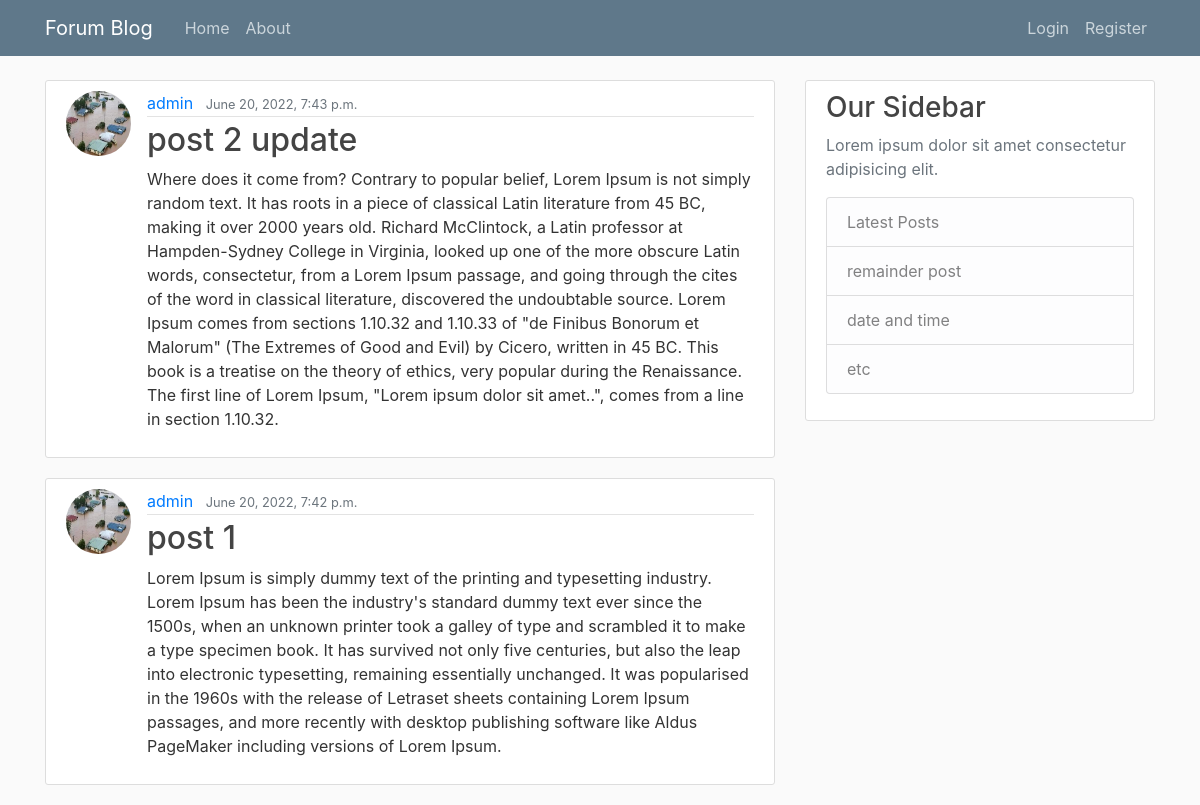
Before: / with the older database file.
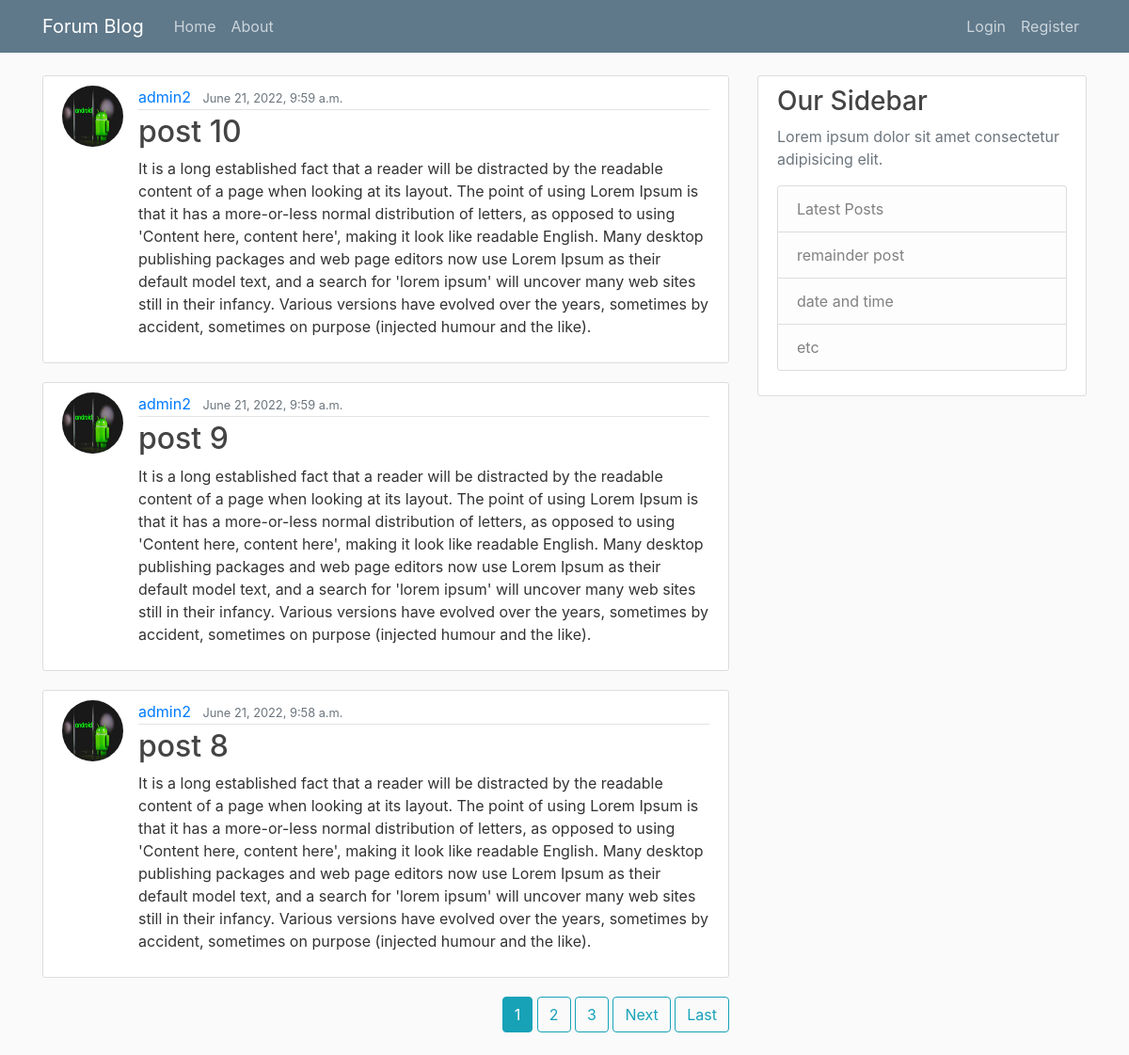
After: the same page with the newer database file.
### blog/models.py (models this page shows, shortened)
class Post(models.Model):
    title =  models.CharField(max_length=1000, null=True, blank=True)
    content = models.TextField(null=True, blank=True)
    date_post = models.DateTimeField(auto_now_add=True,  null=True, blank=True)
    author = models.ForeignKey(User, on_delete=models.CASCADE,  null=True, blank=True)

### user/models.py (models this page shows, shortened)
class Profile(models.Model):
    user = models.OneToOneField(User, on_delete=models.CASCADE, null=True, blank=True)
    name = models.CharField(max_length=255, null = True, blank= False)
    about = models.CharField(max_length=1000, null = True, blank= False)
    location = models.CharField(max_length=255, null = True, blank= False)
    image = models.ImageField(default='nophoto.jpg', upload_to = 'avater/', null = True, blank= False)

### blog/views.py (the view)
# urls.py: path('', PostListView.as_view(), name='blog-home'),
class PostListView(ListView):
    model = Post
    template_name = 'blog/home.html'
    context_object_name = 'posts'
    ordering = ['-date_post']
    paginate_by = 3

### blog/templates/blog/home.html (shortened to what this page needs)
{% extends "blog/base.html" %}
{% block content %}
    {% for post in posts %}
    <article class="media content-section">
      <img class="rounded-circle article-img" src="{{ post.author.profile.image.url }}">
      <div class="media-body">
          <div class="article-metadata">
            <a class="mr-2" href="{% url 'user-posts' post.author.username %}">{{ post.author }}</a>
            <small class="text-muted">{{ post.date_post}}</small>
          </div>
          <h2><a class="article-title" href="{% url 'post-detail' post.id %}">{{ post.title }}</a></h2>
          <p class="article-content">{{ post.content }}</p>
        </div>
      </article>
    {% endfor %}
    <div class="float-right">
    {% if is_paginated %}
    {% for num in page_obj.paginator.page_range %}
      {% if page_obj.number == num %}
        <a class="btn btn-info mb-4" href="?page={{ num }}">{{ num }}</a>
      {% elif num > page_obj.number|add:'-3' and num < page_obj.number|add:'3' %}
        <a class="btn btn-outline-info mb-4" href="?page={{ num }}">{{ num }}</a>
      {% endif %}
    {% endfor %}
    {% if page_obj.has_next %}
      <a class="btn btn-outline-info mb-4" href="?page={{ page_obj.next_page_number }}">Next</a>
      <a class="btn btn-outline-info mb-4" href="?page={{ page_obj.paginator.num_pages }}">Last</a>
    {% endif %}
  {% endif %}
</div>
{% endblock content %}

### blog/templates/blog/base.html (shortened to what this page needs)
{% load static %}
<!DOCTYPE html>
<html>
<head>
    <link rel="stylesheet" href="https://maxcdn.bootstrapcdn.com/bootstrap/4.0.0/css/bootstrap.min.css">
    <link rel="stylesheet" type="text/css" href="{% static 'blog/main.css' %}">
</head>
<body>
    <header class="site-header">
      <nav class="navbar navbar-expand-md navbar-dark bg-steel fixed-top">
        <div class="container">
          <a class="navbar-brand mr-4" href="{% url 'blog-home' %}">Forum Blog</a>
          <div class="collapse navbar-collapse" id="navbarToggle">
            <div class="navbar-nav mr-auto">
              <a class="nav-item nav-link" href="{% url 'blog-home' %}">Home</a>
              <a class="nav-item nav-link" href="{% url 'blog-about' %}">About</a>
            </div>
            <div class="navbar-nav">
              {% if user.is_authenticated %}
              <a class="nav-item nav-link" href="{% url 'profile' %}">Profile</a>
              <a class="nav-item nav-link" href="{% url 'post-create' %}">Create Post</a>
              <a class="nav-item nav-link" href="{% url 'logout' %}">Logout</a>
              {% else %}
              <a class="nav-item nav-link" href="{% url 'login' %}">Login</a>
              <a class="nav-item nav-link" href="{% url 'register' %}">Register</a>
              {% endif %}
            </div>
          </div>
        </div>
      </nav>
    </header>
    <main role="main" class="container">
      <div class="row">
        <div class="col-md-8">
          {% block content %}{% endblock %}
        </div>
        <div class="col-md-4">
          <div class="content-section">
            <h3>Our Sidebar</h3>
            <p class='text-muted'>Lorem ipsum dolor sit amet consectetur adipisicing elit.
              <ul class="list-group">
                <li class="list-group-item list-group-item-light">Latest Posts</li>
                <li class="list-group-item list-group-item-light">remainder post</li>
                <li class="list-group-item list-group-item-light">date and time</li>
                <li class="list-group-item list-group-item-light">etc</li>
              </ul>
            </p>
          </div>
        </div>
      </div>
    </main>
</body>
</html>

### blog/static/blog/main.css (style rules this page uses)
body { background: #fafafa; color: #333333; margin-top: 5rem; }
h1, h2, h3, h4, h5, h6 { color: #444444; }
ul { margin: 0; }
.bg-steel { background-color: #5f788a; }
.site-header .navbar-nav .nav-link { color: #cbd5db; }
.content-section { background: #ffffff; padding: 10px 20px; border: 1px solid #dddddd; border-radius: 3px; margin-bottom: 20px; }
.article-title { color: #444444; }
.article-content { white-space: pre-line; }
.article-img { height: 65px; width: 65px; margin-right: 16px; }
.article-metadata { padding-bottom: 1px; margin-bottom: 4px; border-bottom: 1px solid #e3e3e3 }

Changed rows visible on the page:
no longer on this page (row unchanged): Post: author.profile.image (picture), author "admin", date_post "June 20, 2022, 7:43 p.m.", title "post 2 update", content "Where does it come from? Contrary to popular belief, Lorem Ipsum is not simply random text. It has roots in a piece of classical Latin literature from 45 BC, making it over 2000 years old. Richard McClintock, a Latin professor at Hampden-Sydney College in Virginia, looked up one of the more obscure Latin words, consectetur, from a Lorem Ipsum passage, and going through the cites of the word in classical literature, discovered the undoubtable source. Lorem Ipsum comes from sections 1.10.32 and 1.10.33 of \"de Finibus Bonorum et Malorum\" (The Extremes of Good and Evil) by Cicero, written in 45 BC. This book is a treatise on the theory of ethics, very popular during the Renaissance. The first…"
no longer on this page (row unchanged): Post: author.profile.image (picture), author "admin", date_post "June 20, 2022, 7:42 p.m.", title "post 1", content "Lorem Ipsum is simply dummy text of the printing and typesetting industry. Lorem Ipsum has been the industry's standard dummy text ever since the 1500s, when an unknown printer took a galley of type and scrambled it to make a type specimen book. It has survived not only five centuries, but also the leap into electronic typesetting, remaining essentially unchanged. It was popularised in the 1960s with the release of Letraset sheets containing Lorem Ipsum passages, and more recently with desktop publishing software like Aldus PageMaker including versions of Lorem Ipsum."
added Post: author.profile.image (picture), author "admin2", date_post "June 21, 2022, 9:59 a.m.", title "post 10", content "It is a long established fact that a reader will be distracted by the readable content of a page when looking at its layout. The point of using Lorem Ipsum is that it has a more-or-less normal distribution of letters, as opposed to using 'Content here, content here', making it look like readable English. Many desktop publishing packages and web page editors now use Lorem Ipsum as their default model text, and a search for 'lorem ipsum' will uncover many web sites still in their infancy. Various versions have evolved over the years, sometimes by accident, sometimes on purpose (injected humour and the like)."
added Post: author.profile.image (picture), author "admin2", date_post "June 21, 2022, 9:59 a.m.", title "post 9", content "It is a long established fact that a reader will be distracted by the readable content of a page when looking at its layout. The point of using Lorem Ipsum is that it has a more-or-less normal distribution of letters, as opposed to using 'Content here, content here', making it look like readable English. Many desktop publishing packages and web page editors now use Lorem Ipsum as their default model text, and a search for 'lorem ipsum' will uncover many web sites still in their infancy. Various versions have evolved over the years, sometimes by accident, sometimes on purpose (injected humour and the like)."
added Post: author.profile.image (picture), author "admin2", date_post "June 21, 2022, 9:58 a.m.", title "post 8", content "It is a long established fact that a reader will be distracted by the readable content of a page when looking at its layout. The point of using Lorem Ipsum is that it has a more-or-less normal distribution of letters, as opposed to using 'Content here, content here', making it look like readable English. Many desktop publishing packages and web page editors now use Lorem Ipsum as their default model text, and a search for 'lorem ipsum' will uncover many web sites still in their infancy. Various versions have evolved over the years, sometimes by accident, sometimes on purpose (injected humour and the like)."
Other visible differences:
new list line: "1"
new list line: "2"
new list line: "3"
text now shown: "Next Last"
